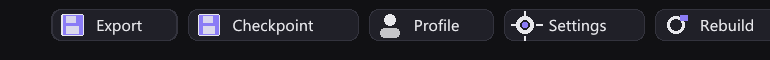
#> input picture verification/reference/software-ui.png, 770 x 60 px
$ python crop_ui_region.py reference/software-ui.png reference/software-ui.png
#> lines starting #> are read from the running program, lines starting #| are printed output that depends on the picture
import sys
from PIL import Image

source, destination = sys.argv[1], sys.argv[2]
image = Image.open(source).convert("RGB")
#> image is the input picture: PIL image 770x60 RGB; mean R, G, B 35.2, 35, 41.7
if image.size != (1500, 1000):
    image = image.resize((1500, 1000))
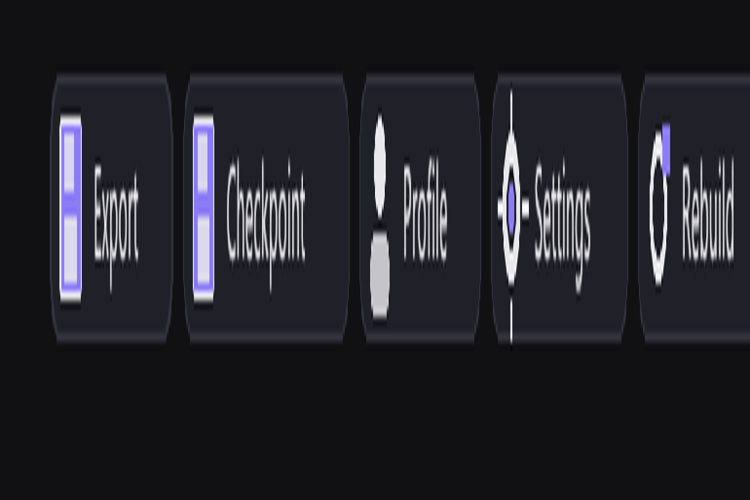
#> image: PIL image 1500x1000 RGB (shown at 1/2 size); mean R, G, B 35.2, 35, 41.7
# Header action buttons: no clock, no conversation content, stable across runs.
image.crop((360, 0, 1110, 44)).save(destination)
print(f"cropped {source} -> {destination}")
